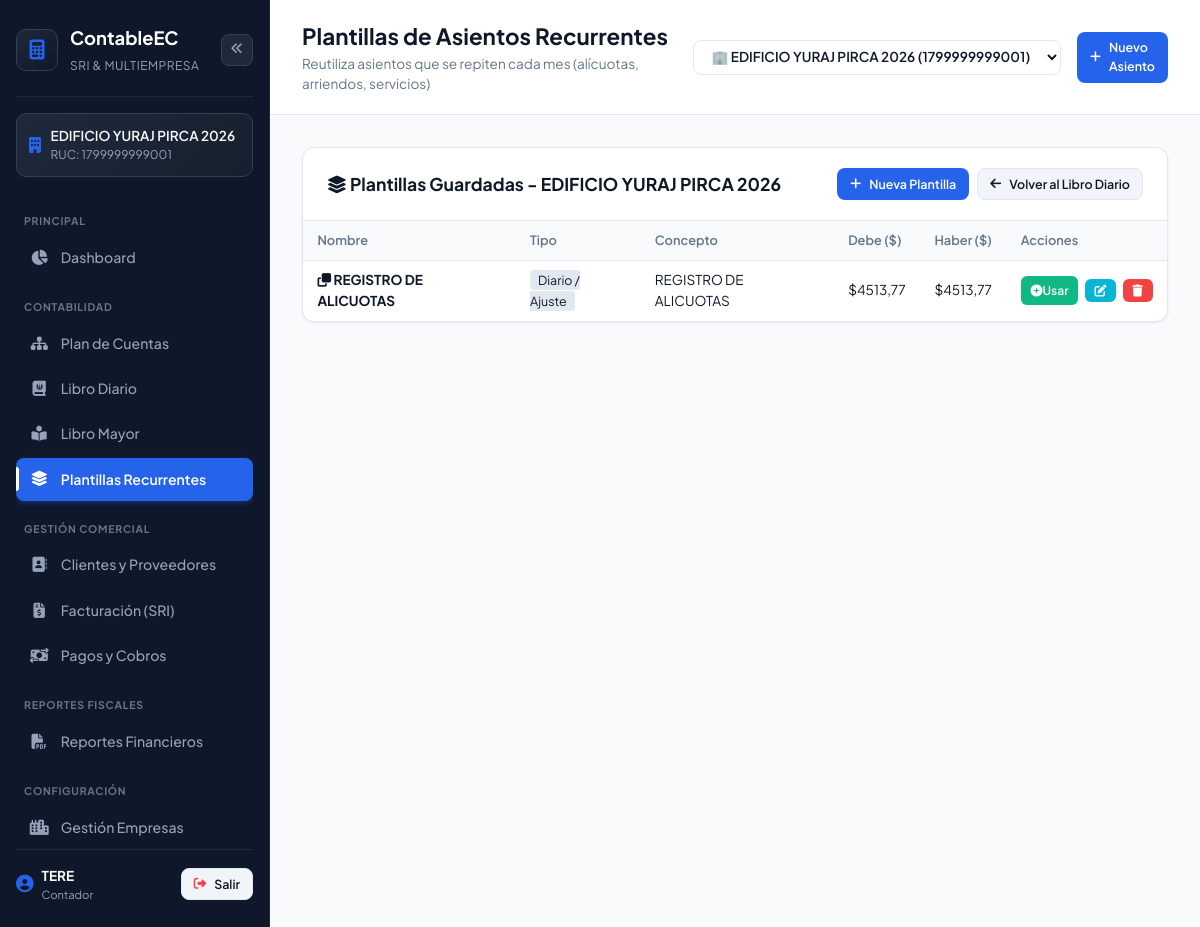
/accounting/templates/ (signed in), run on the app's committed database.
### apps/companies/models.py (models this page shows, shortened)
class Company(models.Model):
    name = models.CharField(max_length=200, verbose_name="Razón Social")
    trade_name = models.CharField(max_length=200, blank=True, null=True, verbose_name="Nombre Comercial")
    tax_id = models.CharField(max_length=20, unique=True, verbose_name="Identificación Fiscal / RUC")
    address = models.TextField(verbose_name="Dirección Matriz")
    phone = models.CharField(max_length=50, blank=True, null=True, verbose_name="Teléfono")
    email = models.EmailField(verbose_name="Correo Electrónico")
    is_accounting_required = models.BooleanField(default=True, verbose_name="Obligado a llevar Contabilidad")
    special_taxpayer_resolution = models.CharField(max_length=50, blank=True, null=True, verbose_name="Resolución Contribuyente Especial")
    is_rimpe = models.BooleanField(default=False, verbose_name="Régimen RIMPE")
    logo = models.ImageField(upload_to='companies/logos/', blank=True, null=True, verbose_name="Logo de la Empresa")
    is_active = models.BooleanField(default=True, verbose_name="Empresa Activa")
    created_at = models.DateTimeField(auto_now_add=True)
    updated_at = models.DateTimeField(auto_now=True)
    class Meta:
        verbose_name = "Empresa"
        verbose_name_plural = "Empresas"
        ordering = ['name']

### apps/accounting/models.py (models this page shows, shortened)
class JournalEntryTemplate(models.Model):
    company = models.ForeignKey(Company, on_delete=models.CASCADE, related_name='journal_templates')
    name = models.CharField(max_length=200, verbose_name="Nombre de la Plantilla")
    entry_type = models.CharField(max_length=20, choices=JournalEntry.ENTRY_TYPES, default='GENERAL', verbose_name="Tipo de Comprobante")
    concept = models.TextField(verbose_name="Concepto / Glosa")
    reference = models.CharField(max_length=100, blank=True, null=True, verbose_name="Documento / Referencia (opcional)")
    created_at = models.DateTimeField(auto_now_add=True)
    updated_at = models.DateTimeField(auto_now=True)
    class Meta:
        verbose_name = "Plantilla de Asiento"
        verbose_name_plural = "Plantillas de Asiento"
        ordering = ['name']
    @property
    def total_debit(self):
        return sum(line.debit for line in self.lines.all())
    @property
    def total_credit(self):
        return sum(line.credit for line in self.lines.all())

class JournalEntryTemplateLine(models.Model):
    template = models.ForeignKey(JournalEntryTemplate, on_delete=models.CASCADE, related_name='lines')
    account = models.ForeignKey(Account, on_delete=models.PROTECT, related_name='template_lines')
    concept = models.CharField(max_length=200, blank=True, null=True, verbose_name="Detalle de Línea")
    debit = models.DecimalField(max_digits=14, decimal_places=2, default=Decimal('0.00'), verbose_name="Debe / Débito")
    credit = models.DecimalField(max_digits=14, decimal_places=2, default=Decimal('0.00'), verbose_name="Haber / Crédito")
    class Meta:
        verbose_name = "Línea de Plantilla"
        verbose_name_plural = "Líneas de Plantilla"

### apps/accounting/views.py (the view)
# urls.py: path('accounting/templates/', acc_views.template_list, name='template_list'),
@login_required(login_url='login')
def template_list(request):
    company = getattr(request, 'company', None)
    if not company:
        return redirect('company_create')
    templates = JournalEntryTemplate.objects.filter(company=company).prefetch_related('lines__account')
    return render(request, 'accounting/template_list.html', {
        'company': company,
        'templates': templates,
    })

### apps/companies/context_processors.py (called while the page is built)
def company_context(request):
    if request.user.is_authenticated:
        permissions = CompanyUserPermission.objects.select_related('company').filter(
            user=request.user, company__is_active=True, is_active=True
        )
        roles = {p.role for p in permissions}
        if request.user.is_superuser or 'ADMIN' in roles or 'ACCOUNTANT' in roles:
            all_companies = list(Company.objects.filter(is_active=True))
        elif permissions:
            all_companies = [p.company for p in permissions]
        else:
            all_companies = list(Company.objects.filter(is_active=True))
    else:
        all_companies = list(Company.objects.filter(is_active=True))
    return {
        'all_companies': all_companies,
    }

### templates/accounting/template_list.html (shortened to what this page needs)
{% extends "base.html" %}
{% block header_title %}Plantillas de Asientos Recurrentes{% endblock %}
{% block header_subtitle %}Reutiliza asientos que se repiten cada mes (alícuotas, arriendos, servicios){% endblock %}
{% block content %}
<div class="table-card">
    <div class="table-header">
        <div>
            <h3><i class="fa-solid fa-layer-group text-primary"></i> Plantillas Guardadas - {{ company.name }}</h3>
        </div>
        <div class="report-actions">
            <a href="{% url 'template_create' %}" class="btn btn-primary btn-sm">
                <i class="fa-solid fa-plus"></i> Nueva Plantilla
            </a>
            <a href="{% url 'journal_entry_list' %}" class="btn btn-secondary btn-sm">
                <i class="fa-solid fa-arrow-left"></i> Volver al Libro Diario
            </a>
        </div>
    </div>
    {% if templates %}
        <table class="custom-table">
            <thead>
                <tr>
                    <th>Nombre</th>
                    <th>Tipo</th>
                    <th>Concepto</th>
                    <th class="text-right">Debe ($)</th>
                    <th class="text-right">Haber ($)</th>
                    <th class="text-center">Acciones</th>
                </tr>
            </thead>
            <tbody>
                {% for t in templates %}
                    <tr>
                        <td><strong><i class="fa-solid fa-clone text-primary"></i> {{ t.name }}</strong></td>
                        <td><span class="badge">{{ t.get_entry_type_display }}</span></td>
                        <td title="{{ t.concept }}">{{ t.concept|truncatechars:50 }}</td>
                        <td class="text-right">${{ t.total_debit|floatformat:2 }}</td>
                        <td class="text-right">${{ t.total_credit|floatformat:2 }}</td>
                        <td class="actions-cell">
                            <a href="{% url 'template_use' t.id %}" class="btn btn-success btn-sm" title="Usar esta plantilla para crear un nuevo asiento">
                                <i class="fa-solid fa-circle-plus"></i> Usar
                            </a>
                            <a href="{% url 'template_edit' t.id %}" class="btn btn-info btn-sm" title="Editar plantilla">
                                <i class="fa-solid fa-pen-to-square"></i>
                            </a>
                            <form method="POST" action="{% url 'template_delete' t.id %}" onsubmit="return confirm('¿Eliminar la plantilla \'{{ t.name }}\'?');" class="d-inline">
                                <button type="submit" class="btn btn-danger btn-sm" title="Eliminar plantilla">
                                    <i class="fa-solid fa-trash"></i>
                                </button>
                            </form>
                        </td>
                    </tr>
                {% endfor %}
            </tbody>
        </table>
    {% endif %}
</div>
{% endblock %}

### templates/base.html (shortened to what this page needs)
<!DOCTYPE html>
<html lang="es">
<head>
    <link rel="stylesheet" href="/static/vendor/fonts/fonts.css">
    <link rel="stylesheet" href="/static/vendor/fontawesome/css/all.min.css">
    <link rel="stylesheet" href="/static/css/style.css?v=17">
</head>
<body>
    <div class="app-layout">
        <aside class="sidebar">
            <div class="sidebar-header">
                <div class="logo-box">
                    <i class="fa-solid fa-calculator text-primary"></i>
                </div>
                <div class="logo-text">
                    <span class="brand-title">ContableEC</span>
                    <span class="brand-subtitle">SRI & Multiempresa</span>
                </div>
                <button type="button" id="sidebarToggle" class="sidebar-toggle" title="Minimizar menú">
                    <i class="fa-solid fa-angles-left"></i>
                </button>
            </div>
            <div class="active-company-card">
                {% if request.company %}
                    <div class="company-badge">
                        <i class="fa-solid fa-building text-accent"></i>
                        <div class="company-info">
                            <span class="company-name" title="{{ request.company.name }}">{{ request.company.name }}</span>
                            <span class="company-taxid">RUC: {{ request.company.tax_id }}</span>
                        </div>
                    </div>
                {% else %}
                    <div class="company-badge alert-badge">
                        <i class="fa-solid fa-triangle-exclamation"></i>
                        <span>Sin Empresa Seleccionada</span>
                    </div>
                {% endif %}
            </div>
            <nav class="sidebar-nav">
                <div class="nav-section-label">PRINCIPAL</div>
                <a href="{% url 'dashboard' %}" title="Dashboard" class="nav-link {% if request.resolver_match.url_name == 'dashboard' %}active{% endif %}">
                    <i class="fa-solid fa-chart-pie"></i>
                    <span>Dashboard</span>
                </a>
                <div class="nav-section-label">CONTABILIDAD</div>
                <a href="{% url 'account_list' %}" title="Plan de Cuentas" class="nav-link {% if 'account' in request.resolver_match.url_name %}active{% endif %}">
                    <i class="fa-solid fa-sitemap"></i>
                    <span>Plan de Cuentas</span>
                </a>
                <a href="{% url 'journal_entry_list' %}" title="Libro Diario" class="nav-link {% if 'journal' in request.resolver_match.url_name %}active{% endif %}">
                    <i class="fa-solid fa-book-journal-whills"></i>
                    <span>Libro Diario</span>
                </a>
                <a href="{% url 'ledger' %}" title="Libro Mayor" class="nav-link {% if 'ledger' in request.resolver_match.url_name %}active{% endif %}">
                    <i class="fa-solid fa-book-open-reader"></i>
                    <span>Libro Mayor</span>
                </a>
                <a href="{% url 'template_list' %}" title="Plantillas de Asientos Recurrentes" class="nav-link {% if 'template' in request.resolver_match.url_name %}active{% endif %}">
                    <i class="fa-solid fa-layer-group"></i>
                    <span>Plantillas Recurrentes</span>
                </a>
                <div class="nav-section-label">GESTIÓN COMERCIAL</div>
                <a href="{% url 'contact_list' %}" title="Clientes y Proveedores" class="nav-link {% if 'contact' in request.resolver_match.url_name %}active{% endif %}">
                    <i class="fa-solid fa-address-book"></i>
                    <span>Clientes y Proveedores</span>
                </a>
                <a href="{% url 'invoice_list' %}" title="Facturación (SRI)" class="nav-link {% if 'invoice' in request.resolver_match.url_name %}active{% endif %}">
                    <i class="fa-solid fa-file-invoice-dollar"></i>
                    <span>Facturación (SRI)</span>
                </a>
                <a href="{% url 'payment_list' %}" title="Pagos y Cobros" class="nav-link {% if 'payment' in request.resolver_match.url_name %}active{% endif %}">
                    <i class="fa-solid fa-money-bill-transfer"></i>
                    <span>Pagos y Cobros</span>
                </a>
                <div class="nav-section-label">REPORTES FISCALES</div>
                <a href="{% url 'reports_home' %}" title="Reportes Financieros" class="nav-link {% if 'reports' in request.resolver_match.url_name %}active{% endif %}">
                    <i class="fa-solid fa-file-pdf"></i>
                    <span>Reportes Financieros</span>
                </a>
                <div class="nav-section-label">CONFIGURACIÓN</div>
                <a href="{% url 'company_list' %}" title="Gestión Empresas" class="nav-link {% if 'company' in request.resolver_match.url_name %}active{% endif %}">
                    <i class="fa-solid fa-city"></i>
                    <span>Gestión Empresas</span>
                </a>
            </nav>
            <div class="sidebar-footer">
                <div class="user-pill">
                    <i class="fa-solid fa-user-circle user-icon"></i>
                    <div class="user-info">
                        <span class="user-name">{{ request.user.username|default:"admin" }}</span>
                        <span class="user-role">{% if request.user.is_superuser %}Administrador{% else %}Contador{% endif %}</span>
                    </div>
                </div>
                <a href="{% url 'logout' %}" class="btn btn-secondary btn-sm btn-logout" title="Cerrar Sesión">
                    <i class="fa-solid fa-right-from-bracket text-danger"></i> <span>Salir</span>
                </a>
            </div>
        </aside>
        <main class="main-wrapper">
            <header class="topbar">
                <div class="topbar-left">
                    <div class="topbar-title">
                        <h1>{% block header_title %}Tablero Contable{% endblock %}</h1>
                        <p class="topbar-subtitle">{% block header_subtitle %}Gestión financiera y fiscal para Ecuador{% endblock %}</p>
                    </div>
                </div>
                <div class="topbar-actions">
                    {% if all_companies %}
                        <form method="POST" action="{% url 'switch_company' %}" class="company-switch-form">
                            <select name="company_id" id="company_id_select" onchange="this.form.submit()" class="form-select-sm form-select-accent">
                                {% for comp in all_companies %}
                                    <option value="{{ comp.id }}" {% if request.company.id == comp.id %}selected{% endif %}>
                                        🏢 {{ comp.name }} ({{ comp.tax_id }})
                                    </option>
                                {% endfor %}
                            </select>
                        </form>
                    {% endif %}
                    <a href="{% url 'journal_entry_create' %}" class="btn btn-primary btn-sm">
                        <i class="fa-solid fa-plus"></i> Nuevo Asiento
                    </a>
                </div>
            </header>
            <div class="content-body">
                {% block content %}{% endblock %}
            </div>
        </main>
    </div>
</body>
</html>

### data on the page
Company: company.name "EDIFICIO YURAJ PIRCA 2026", company.tax_id "1799999999001", name "EDIFICIO YURAJ PIRCA 2026"
JournalEntryTemplate: name "REGISTRO DE ALICUOTAS", entry_type "Diario / Ajuste", concept "REGISTRO DE ALICUOTAS", total_debit "4513,77", total_credit "4513,77"

### other printed values
{{ request.user.username|default:"admin" }} "TERE"
